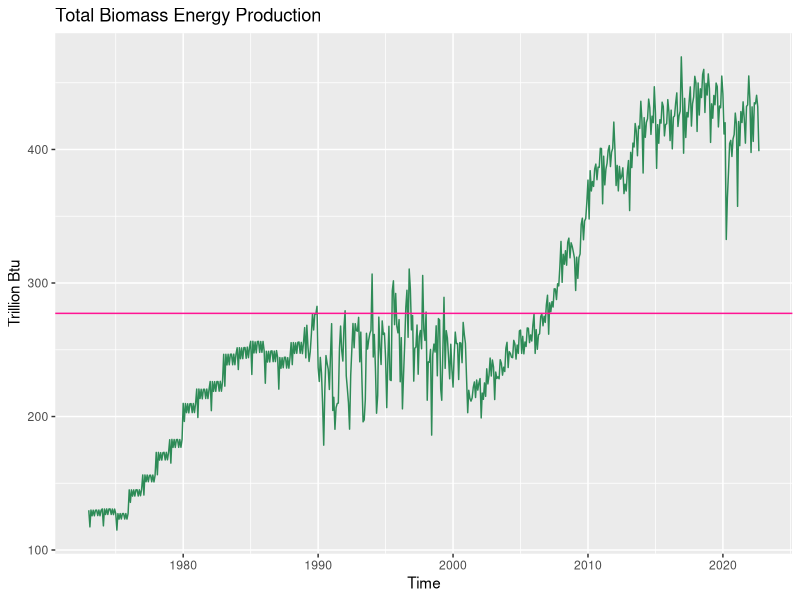
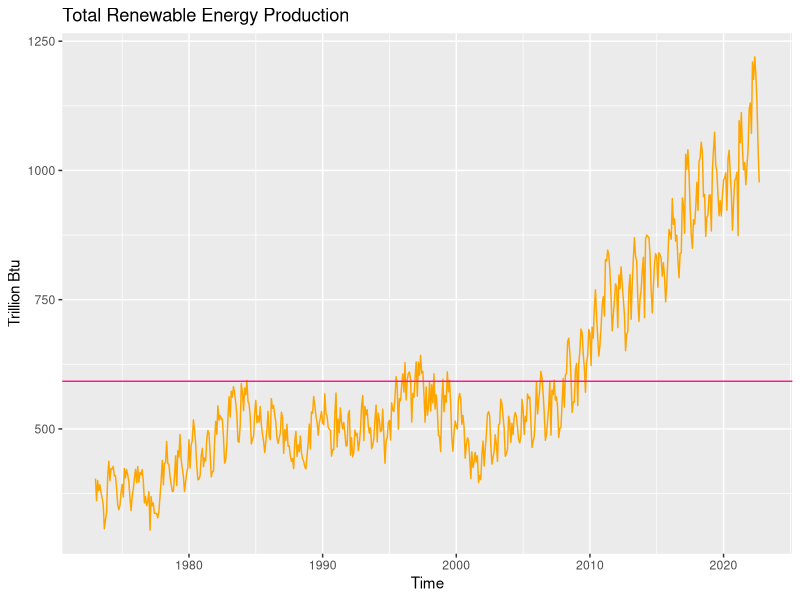
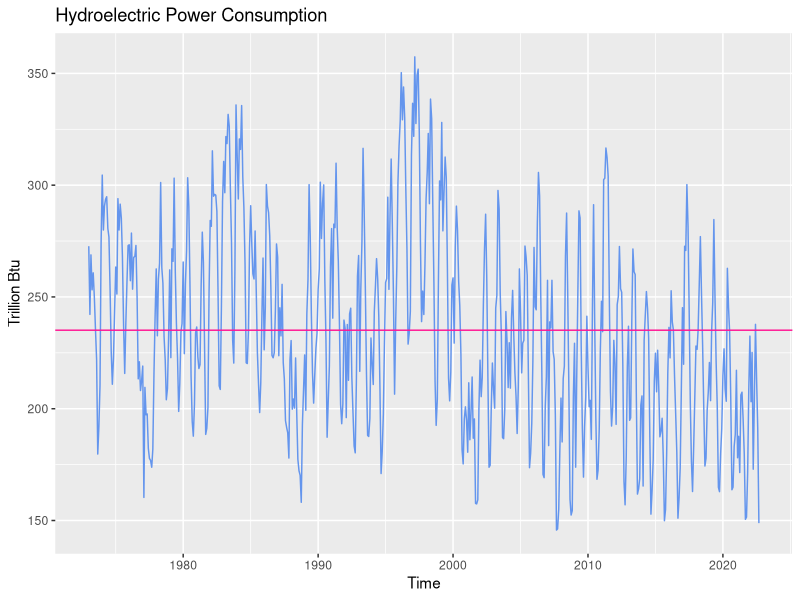
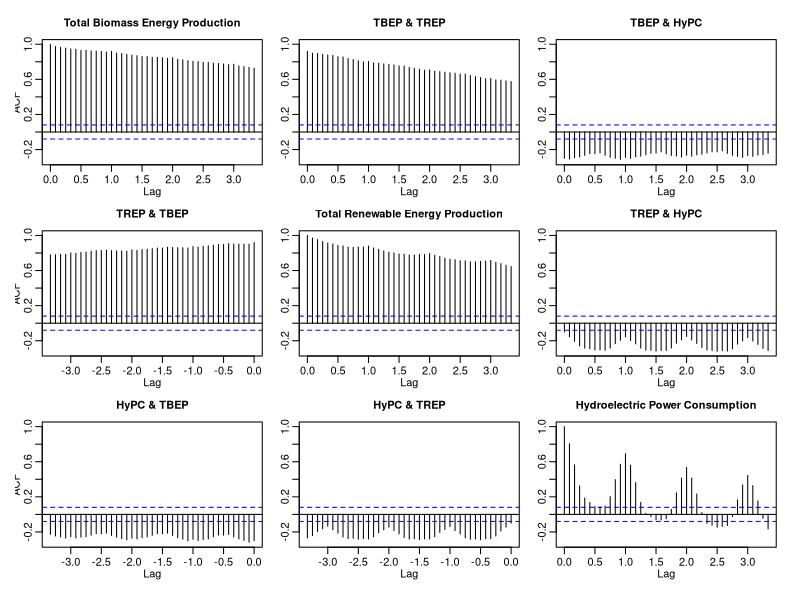
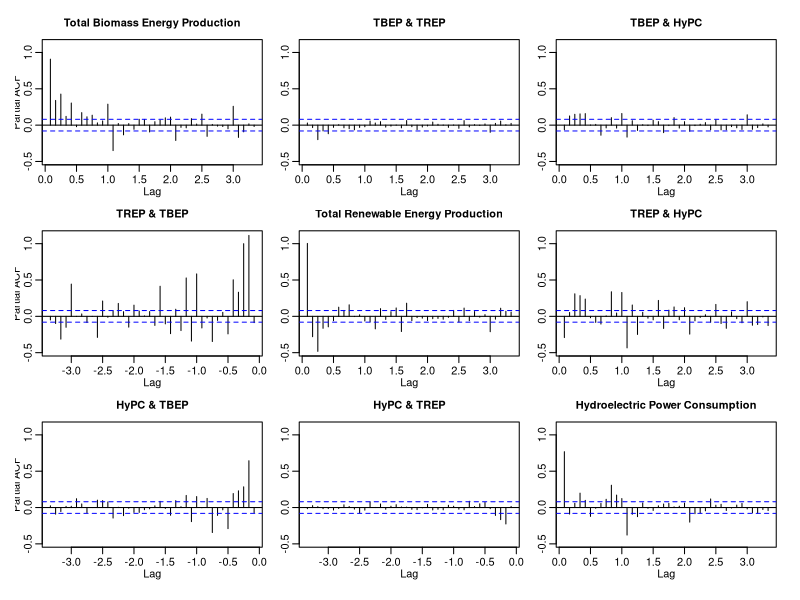

These figures' R source, in order:
## ---- chunk 1
#Load/install required package here
library(dplyr)
# library(forecast) # Causing error: package or namespace failed to load... DLL 'lmtest' not found
library(tseries)
library(readxl)
library(ggplot2)
## ---- chunk 2
#Importing data set
energy_data <- read_excel(path="../Data/Table_10.1_Renewable_Energy_Production_and_Consumption_by_Source.xlsx", 
                           skip = 12, sheet="Monthly Data",col_names=FALSE) 

#Extract the column names from row 11
read_col_names <- read_excel(path="../Data/Table_10.1_Renewable_Energy_Production_and_Consumption_by_Source.xlsx",
                             skip = 10,n_max = 1, sheet="Monthly Data",col_names=FALSE) 

colnames(energy_data) <- read_col_names
head(energy_data)

## ---- chunk 3
# Preserve Original Dataframe
energy_data_orig <- energy_data

# Subset to Columns We Need
energy_data <- energy_data %>%
  select(c("Total Biomass Energy Production", "Total Renewable Energy Production", "Hydroelectric Power Consumption")) 
head(energy_data)
## ---- chunk 4
# Convert to time series object
ts_energy <- ts(energy_data, start=1973, frequency=12) # Monthly data, freq=12
## ---- chunk 5
# Biomass Energy Production
mean(ts_energy[,"Total Biomass Energy Production"])
sd(ts_energy[,"Total Biomass Energy Production"])

# Renewable Energy Production
mean(ts_energy[,"Total Renewable Energy Production"])
sd(ts_energy[,"Total Renewable Energy Production"])

# Hydroelectric Power Consumption
mean(ts_energy[,"Hydroelectric Power Consumption"])
sd(ts_energy[,"Hydroelectric Power Consumption"])

## ---- chunk 6
# Biomass Energy 
# plot(ts_energy[,1],
#      main = "Total Biomass Energy Production")

ggplot(energy_data_orig, aes(x=Month, y=`Total Biomass Energy Production`)) +
  geom_line(color="seagreen4") +
  xlab("Time") +
  ylab("Trillion Btu") +
  ggtitle("Total Biomass Energy Production") +
  geom_hline(yintercept = mean(ts_energy[,"Total Biomass Energy Production"]), color="deeppink1")
## ---- chunk 7
# Renewable Energy 
# plot(ts_energy[,2],
#      main = "Total Renewable Energy Production")

ggplot(energy_data_orig, aes(x=Month, y=`Total Renewable Energy Production`)) +
  geom_line(color="orange") +
  xlab("Time") +
  ylab("Trillion Btu") +
  ggtitle("Total Renewable Energy Production") +
  geom_hline(yintercept = mean(ts_energy[,"Total Renewable Energy Production"]), color="deeppink1")
## ---- chunk 8
# Hydroelectric Consumption
ggplot(energy_data_orig, aes(x=Month, y=`Hydroelectric Power Consumption`)) +
  geom_line(color="cornflowerblue") +
  xlab("Time") +
  ylab("Trillion Btu") +
  ggtitle("Hydroelectric Power Consumption") +
  geom_hline(yintercept = mean(ts_energy[,"Hydroelectric Power Consumption"]), color="deeppink1")
## ---- chunk 9
# Correlation Between Series
cor(ts_energy[, c('Total Biomass Energy Production', 'Total Renewable Energy Production', 'Hydroelectric Power Consumption')])
## ---- chunk 10
# Plot ACF with Lags 1-40
acf(ts_energy, lag.max=40)

## ---- chunk 11
# Plot PACF with Lags 1-40
pacf(ts_energy, lag.max=40)
